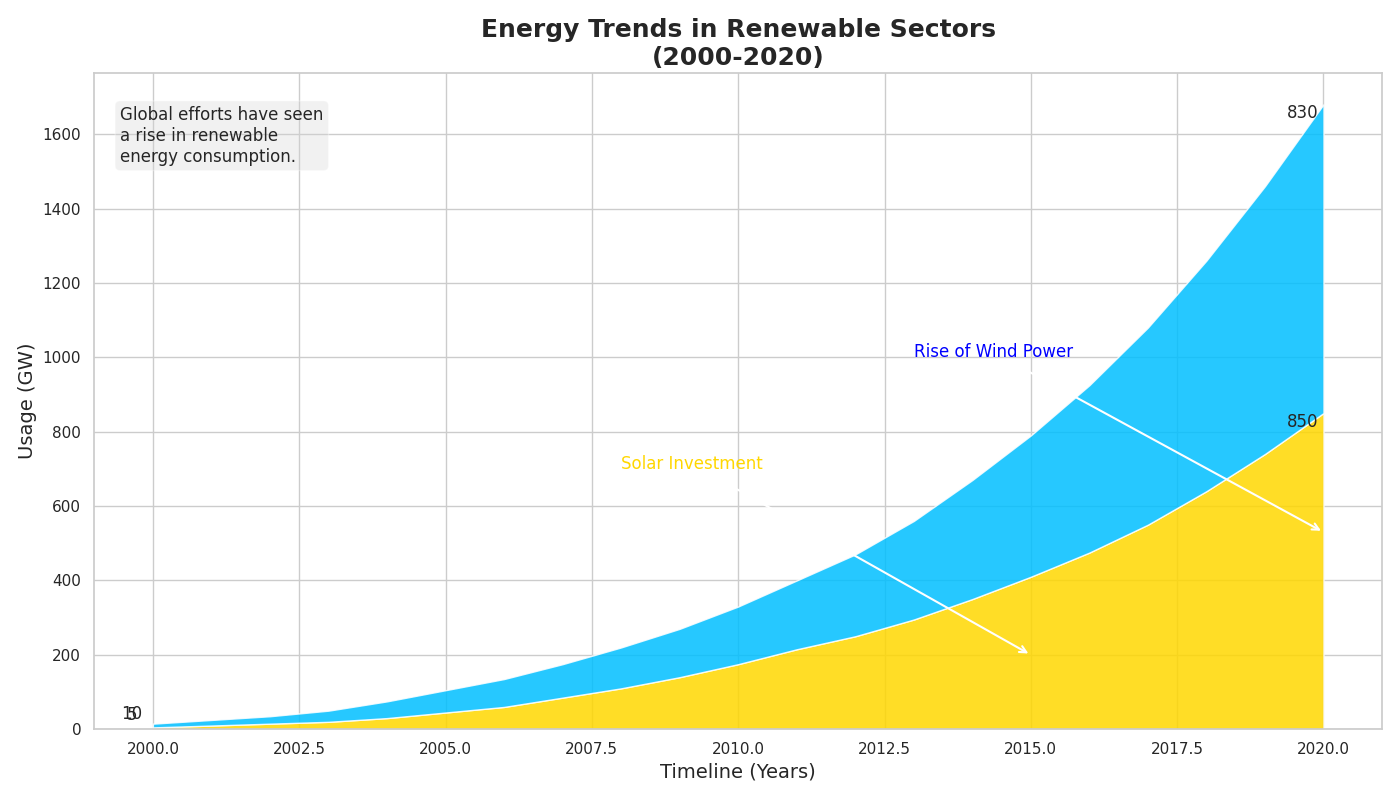

Generate this figure with Python:
import numpy as np
import matplotlib.pyplot as plt

years = np.arange(2000, 2021)

solar = np.array([
    5, 10, 15, 20, 30, 45, 60, 85, 110, 140,
    175, 215, 250, 295, 350, 410, 475, 550, 640, 740, 850
])
wind = np.array([
    10, 15, 20, 30, 45, 60, 75, 90, 110, 130,
    155, 185, 220, 265, 320, 380, 450, 530, 620, 720, 830
])

energy_data = np.vstack([solar, wind])

fig, ax = plt.subplots(figsize=(14, 8))

colors = ['#FFD700', '#00BFFF']

ax.stackplot(years, energy_data, colors=colors, alpha=0.85)

ax.set_title("Energy Trends in Renewable Sectors\n(2000-2020)", fontsize=18, fontweight='bold')
ax.set_xlabel('Timeline (Years)', fontsize=14)
ax.set_ylabel('Usage (GW)', fontsize=14)

ax.annotate('Solar Investment', xy=(2015, 200), xytext=(2008, 700),
            arrowprops=dict(facecolor='gold', arrowstyle='->', lw=1.5),
            fontsize=12, color='gold')

ax.annotate('Rise of Wind Power', xy=(2020, 530), xytext=(2013, 1000),
            arrowprops=dict(facecolor='blue', arrowstyle='->', lw=1.5),
            fontsize=12, color='blue')

props = dict(boxstyle='round', facecolor='lightgray', alpha=0.3)
textstr = ('Global efforts have seen\n'
           'a rise in renewable\n'
           'energy consumption.')
ax.text(0.02, 0.95, textstr, transform=ax.transAxes, fontsize=12,
        verticalalignment='top', bbox=props)

for idx, energy in enumerate(['Solar', 'Wind']):
    ax.annotate(f'{energy_data[idx, 0]}', (2000, energy_data[idx, 0]),
                textcoords="offset points", xytext=(-15, 5), ha='center')
    ax.annotate(f'{energy_data[idx, -1]}', (2020, energy_data[idx, -1] + np.sum(energy_data[:idx, -1])),
                textcoords="offset points", xytext=(-15, -10), ha='center')

plt.tight_layout()
plt.show()
